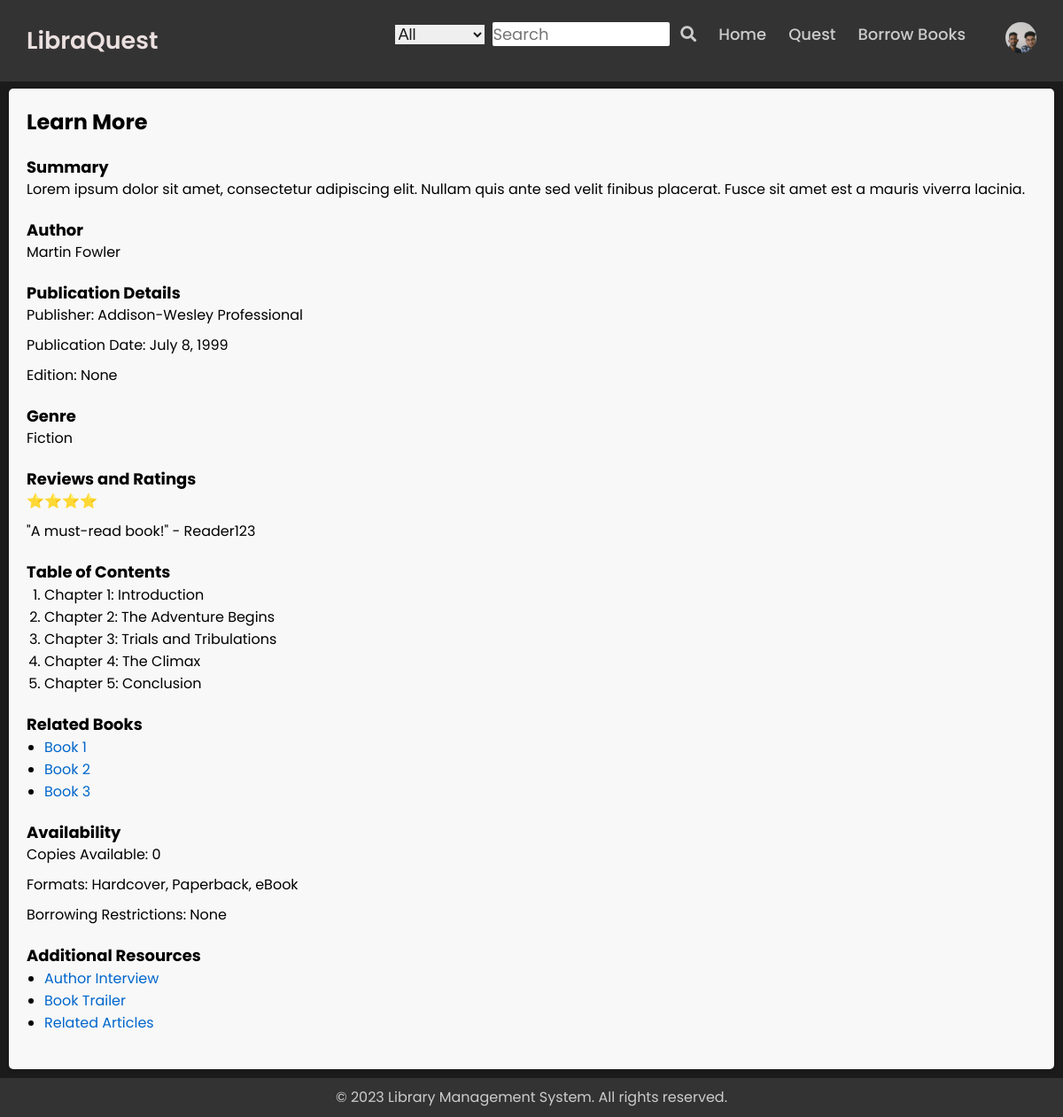
The app's page /profile/learn_more/7/ (signed in) with its own data.
### my_app/models.py (models this page shows, shortened)
class RegisterModel(AbstractUser,PermissionsMixin):
    DEFAULT_USER_IMAGE = r'C:\\Users\\user\\Environments\\myenv\\Scripts\\LibraryManagementSystem\\media\\profile\\default_user.jpg'
    ROLE_CHOICES = (
        ('student' , 'Student'),
        ('teacher', 'Teacher'),
        ('librarian' , 'Librarian'),
        ('admin', 'Admin')
    )
    first_name = models.CharField(max_length=30)
    last_name = models.CharField(max_length=30)
    username = models.CharField(max_length=20, unique=True)
    email = models.EmailField(max_length=50)
    role = models.CharField(max_length=20)
    profile_image = models.ImageField(upload_to="profile/", default=DEFAULT_USER_IMAGE ,null=True, blank=True)
    phone = models.CharField(max_length=20)
    address = models.TextField(max_length=200 ,blank=True, null=True)
    token = models.TextField(max_length=300 , blank=True, null = True)
    is_staff = models.BooleanField(default=False)
    is_superuser = models.BooleanField(default=False)
    USERNAME_FIELD = 'username'
    objects = UserManager()

class Books(models.Model):
    title = models.TextField(null=False)
    author_name = models.CharField(max_length=50)
    isbn = models.CharField(max_length=20)
    publisher = models.CharField(max_length=200,null=True,blank=True)
    publication = models.DateField()
    edition = models.IntegerField(null=True , blank=True)
    availability = models.CharField(max_length=10,default='No')
    cover_image = models.ImageField(upload_to="book_covers/")
    book_file = models.FileField(upload_to="books/",blank=True , null=True)
    copies_available = models.IntegerField(null=True,blank=True,default=2)

### user_profile/views.py (the view)
# urls.py: path('learn_more/<int:book_id>/', views.learn_more , name='learn_more'),
def learn_more(request,book_id):
    book = Books.objects.get(id=book_id)
    return render(request , 'books/learn_more.html', {
        'book': book
    })

### user_profile/templates/books/learn_more.html (shortened to what this page needs)
{% extends 'forms/base.html' %}
{% load static %}
{% block content %}
<div class="book-details">
    <h2>Learn More</h2>
    <div class="book-summary">
      <h3>Summary</h3>
      <p>Lorem ipsum dolor sit amet, consectetur adipiscing elit. Nullam quis ante sed velit finibus placerat. Fusce sit amet est a mauris viverra lacinia.</p>
    </div>
    <div class="author-info">
      <h3>Author</h3>
      <p>{{ book.author_name }}</p>
    </div>
    <div class="publication-details">
      <h3>Publication Details</h3>
      <p>Publisher: {{ book.publisher }}</p>
      <p>Publication Date: {{ book.publication }}</p>
      <p>Edition: {{ book.edition }}</p>
    </div>
    <div class="genre">
      <h3>Genre</h3>
      <p>Fiction</p>
    </div>
    <div class="reviews-ratings">
      <h3>Reviews and Ratings</h3>
      <p>⭐️⭐️⭐️⭐️</p>
      <p>"A must-read book!" - Reader123</p>
    </div>
    <div class="table-of-contents">
      <h3>Table of Contents</h3>
      <ol>
        <li>Chapter 1: Introduction</li>
        <li>Chapter 2: The Adventure Begins</li>
        <li>Chapter 3: Trials and Tribulations</li>
        <li>Chapter 4: The Climax</li>
        <li>Chapter 5: Conclusion</li>
      </ol>
    </div>
    <div class="related-books">
      <h3>Related Books</h3>
      <ul>
        <li><a href="#">Book 1</a></li>
        <li><a href="#">Book 2</a></li>
        <li><a href="#">Book 3</a></li>
      </ul>
    </div>
    <div class="availability">
      <h3>Availability</h3>
      <p>Copies Available: {{ book.copies_available }}</p>
      <p>Formats: Hardcover, Paperback, eBook</p>
      <p>Borrowing Restrictions: None</p>
    </div>
    <div class="additional-resources">
      <h3>Additional Resources</h3>
      <ul>
        <li><a href="#">Author Interview</a></li>
        <li><a href="#">Book Trailer</a></li>
        <li><a href="#">Related Articles</a></li>
      </ul>
    </div>
  </div>
{% endblock %}

### my_app/templates/forms/base.html (shortened to what this page needs)
{% load static %}
<!DOCTYPE html>
<html lang="en">
    <head>
        <link rel="stylesheet" type="text/css" href="{% static 'css/base_styles.css' %}">
        <link rel="stylesheet" href="https://cdnjs.cloudflare.com/ajax/libs/font-awesome/5.15.2/css/all.min.css">
        <link rel="stylesheet" href="{% static 'css/profile.css' %}">
    </head>
    <body>
        <nav class="navbar">
            <div class="content">
                <div class="logo"><a href="{% url 'signup:about_libraquest' %}">LibraQuest</a></div>
                <ul class="menu-list">
                    <li>
                        <div class="search">
                            <select class="drop-down">
                                <option value="All">All</option>
                            </select>
                            <input type="text" name="search" placeholder="Search" class="search-box" required>
                            <i class="fas fa-search" onclick="book_search()"></i>
                        </div>
                    </li>
                    <li><a href="{% url 'signup:homepage'%} ">Home</a></li>
                    <li><a href="#">Quest</a></li>
                    {% if user.is_authenticated %}
                    <li>
                        <a href="{% url 'signup:show_books' %}">Borrow Books</a>
                    </li>
                    {% else %}
                    <li>
                        <a href="{% url 'signup:login_user' %}">Sign in</a>
                    </li>
                    {% endif %}
                    {% if user.is_authenticated %}
                        <div class="profile">
                            {% if user.profile_image.url %}
                                <li><a href="{% url 'user_profile' username=request.user.username %}" ><img src="{{ user.profile_image.url }}" alt="Profile Picture"></a></li>
                            {% else %}
                                <li><a href="{% url 'user_profile' username=request.user.username  %}"><img src="{{ user.profile_image.url }}" alt="Default Profile Picture"></a></li>
                            {% endif %}
                        </div>
                    {% else %}
                        <li><a href="{%url 'signup:register' %}">Sign Up</a></li>
                    {% endif %}
                </ul>
            </div>
        </nav>
        {% block content %}
        {% endblock %}
        <footer>
            <p>&copy; 2023 Library Management System. All rights reserved.</p>
        </footer>
    </body>
</html>

### my_app/static/css/base_styles.css (style rules this page uses)
* { margin: 0; padding: 0; box-sizing: border-box; font-family: "Poppins" , sans-serif; }
html { height: 100%; }
body { display: flex; flex-direction: column; min-height: 100%; }
footer { margin-top: auto; text-align: center; color: #ccc; padding-top: 10px; background-color: #333; }
.content { max-width: 1250px; margin: auto; padding: 0 30px; }
.navbar { position:fixed; width: 100%; top: 0; z-index: 9999; padding: 25px 0; transition: all 0.3s ease; background: #a09ea02f; }
.navbar .content { display: flex; justify-content: space-between; align-items: center; }
.navbar .logo a { color: #ebe0e0; font-size: 30px; text-decoration: none; font-weight: 600; }
.navbar .menu-list { display: inline-flex; }
.menu-list li { list-style: none; }
.menu-list li a { color: #ccc; font-size: 18px; font-weight: 500; text-decoration: none; transition: all 0.3s ease; margin-left: 25px; }
.menu-list input { font-size: 18px; font-family: "Poppins",sans-serif; outline: none; border: none; border-radius: 2px; width: 200px; }
.search { color:#ccc; font-size: 18px; padding-left: 10px; background-size: 0px; caret-color: #1b1b1b; }
.search .drop-down { font-size: 18px; border: none; outline: none; padding-right: 5px; margin-right: 5px; font-family: "Arial" , 'Segoe UI', Tahoma, Verdana, sans-serif; }
.search i { padding-left: 7px; cursor: pointer; }
.search select { cursor: pointer; }
.search select , option , input { color: #1b1b1b; }
.profile img { width: 35px; height: 35px; border-radius: 50%; object-fit: cover; margin-left: 20px; }
@media (max-width : 1230px) { .navbar .logo a { font-size: 27px; } }

### user_profile/static/css/profile.css (style rules this page uses)
* { margin: 0; padding: 0; box-sizing: border-box; font-family: "Poppins" , sans-serif; }
body { background: #1b1b1b; }

### user_profile/templates/books/learn_more.html (style rules this page uses)
.book-details { margin:10px; margin-top:100px; padding: 20px; background-color: #f8f8f8; border-radius: 5px; box-shadow: 0 2px 4px rgba(0, 0, 0, 0.1); }
h2 { margin-bottom: 20px; font-size: 24px; }
h3 { margin-top: 20px; font-size: 18px; }
p { margin-bottom: 10px; line-height: 1.5; }
.book-summary, .author-info, .publication-details, .genre, .reviews-ratings, .table-of-contents, .related-books, .availability, .additional-resources { margin-bottom: 20px; }
ul, ol { padding-left: 20px; }
a { color: #0066cc; text-decoration: none; }

### records on screen
RegisterModel: profile_image (picture)
Books: author_name "Martin Fowler", publisher "Addison-Wesley Professional", publication "July 8, 1999", edition "None", copies_available "0"
